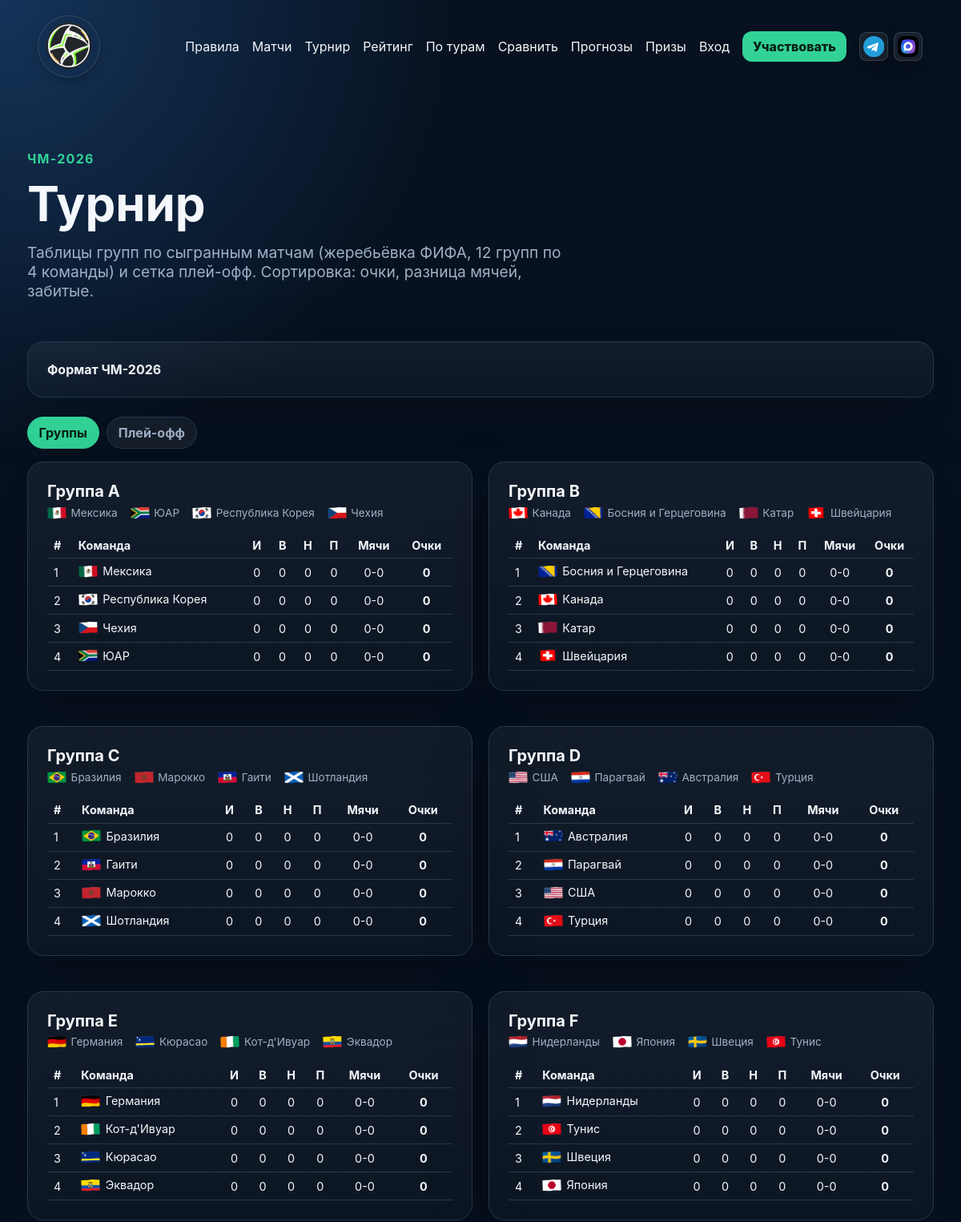
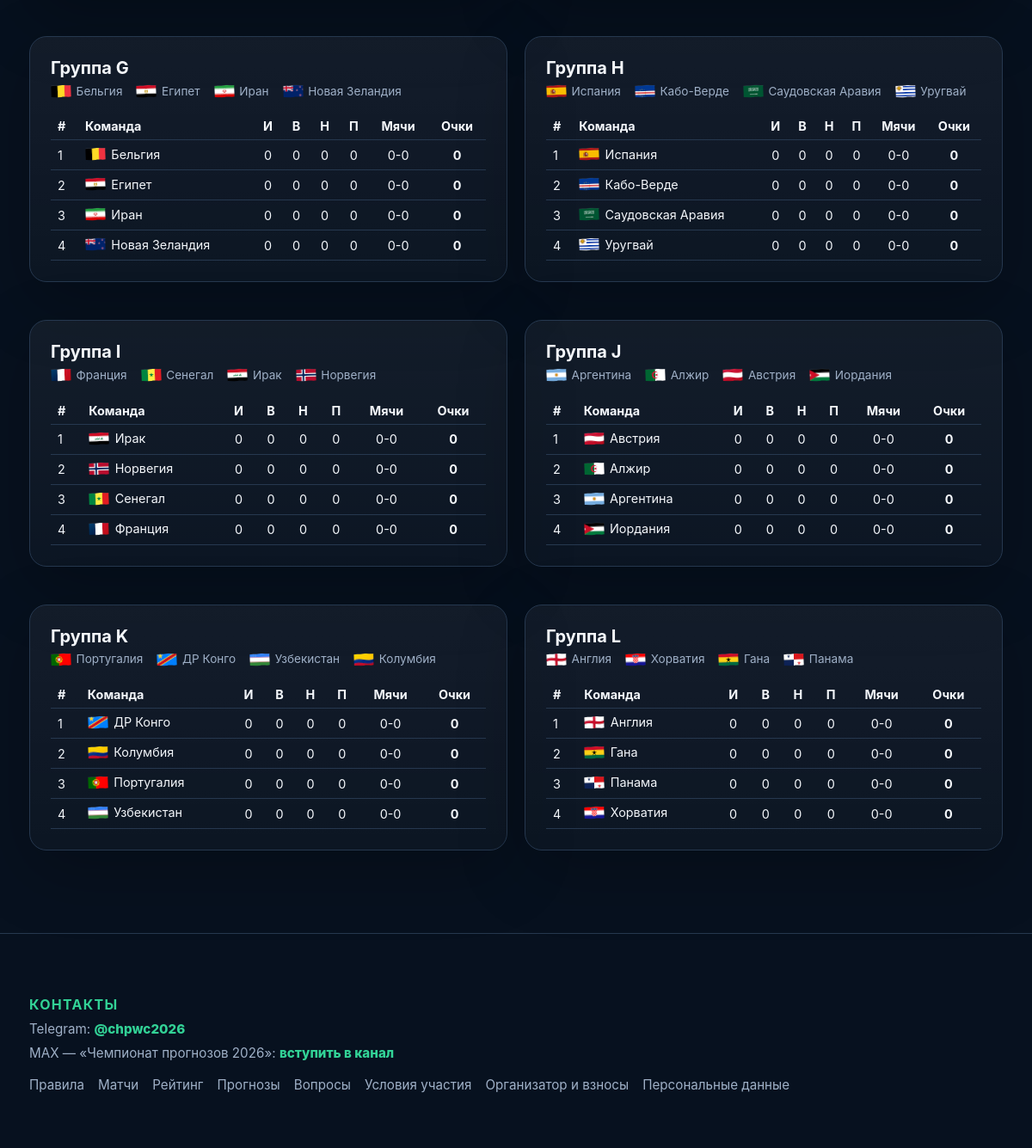
The app's page /tournament with its own data (2 pictures, top to bottom).
### tables this page shows
CREATE TABLE teams (
    id INT UNSIGNED AUTO_INCREMENT PRIMARY KEY,
    name VARCHAR(120) NOT NULL UNIQUE,
    code VARCHAR(12) NULL UNIQUE,
    group_name CHAR(1) NULL COMMENT 'Устарело: группы задаются в app/worldcup2026_groups.php',
    fifa_rank SMALLINT UNSIGNED NULL,
    brief_note VARCHAR(600) NULL,
    form_last5 VARCHAR(40) NULL,
    api_team_id INT UNSIGNED NULL,
    created_at DATETIME NOT NULL,
    updated_at DATETIME NOT NULL,
    UNIQUE KEY teams_api_team_id_unique (api_team_id)
);

### app/bootstrap.php (called while the page is built, shortened)
<?php
$config = require dirname(__DIR__) . '/config/config.php';
date_default_timezone_set($config['app']['timezone']);
function config(?string $key = null, $default = null)
{
    global $config;
    $value = $config;
    foreach (explode('.', $key) as $part) {
        if (!is_array($value) || !array_key_exists($part, $value)) {
            return $default;
        }
        $value = $value[$part];
    }
    return $value;
}
function db(): PDO
{
    static $pdo = null;
    if ($pdo instanceof PDO) {
        return $pdo;
    }
    $db = config('db');
    $dsn = sprintf(
        'mysql:host=%s;dbname=%s;charset=%s',
        $db['host'],
        $db['database'],
        $db['charset']
    );
    $pdo = new PDO($dsn, $db['username'], $db['password'], [
        PDO::ATTR_ERRMODE => PDO::ERRMODE_EXCEPTION,
        PDO::ATTR_DEFAULT_FETCH_MODE => PDO::FETCH_ASSOC,
        PDO::ATTR_EMULATE_PREPARES => false,
    ]);
    return $pdo;
}
function h(?string $value): string
{
    return htmlspecialchars((string) $value, ENT_QUOTES | ENT_SUBSTITUTE, 'UTF-8');
}
function view(string $template, array $data = []): void
{
    require dirname(__DIR__) . '/views/partials/layout.php';
}
require __DIR__ . '/domain.php';

### app/domain.php (called while the page is built, shortened)
<?php
require_once __DIR__ . '/worldcup2026_groups.php';
function group_stage_like_pattern(): string
{
    return 'Групповой этап%';
}
function get_group_standings(): array
{
    $stmt = db()->prepare(
        "SELECT
            t.id,
            t.name,
            t.code,
            COALESCE(COUNT(m.id), 0) AS played,
            COALESCE(SUM(CASE
                WHEN m.home_team_id = t.id AND m.home_score > m.away_score THEN 1
                WHEN m.away_team_id = t.id AND m.away_score > m.home_score THEN 1
                ELSE 0 END), 0) AS won,
            COALESCE(SUM(CASE WHEN m.home_score = m.away_score AND m.home_score IS NOT NULL THEN 1 ELSE 0 END), 0) AS drawn,
            COALESCE(SUM(CASE
                WHEN m.home_team_id = t.id AND m.home_score < m.away_score THEN 1
                WHEN m.away_team_id = t.id AND m.away_score < m.home_score THEN 1
                ELSE 0 END), 0) AS lost,
            COALESCE(SUM(CASE WHEN m.home_team_id = t.id THEN m.home_score WHEN m.away_team_id = t.id THEN m.away_score END), 0) AS goals_for,
            COALESCE(SUM(CASE WHEN m.home_team_id = t.id THEN m.away_score WHEN m.away_team_id = t.id THEN m.home_score END), 0) AS goals_against
         FROM teams t
         LEFT JOIN matches m
            ON (m.home_team_id = t.id OR m.away_team_id = t.id)
            AND m.status = 'finished'
            AND m.home_team_id IS NOT NULL
            AND m.away_team_id IS NOT NULL
            AND m.stage LIKE ?
         GROUP BY t.id, t.name, t.code"
    );
    $stmt->execute([group_stage_like_pattern()]);
    $rows = $stmt->fetchAll();
    $statsByCode = [];
    foreach ($rows as $row) {
        $code = $row['code'] !== null && (string) $row['code'] !== '' ? strtoupper((string) $row['code']) : null;
        $resolved = worldcup2026_team_code($code, (string) $row['name']);
        $gf = (int) $row['goals_for'];
        $ga = (int) $row['goals_against'];
        $won = (int) $row['won'];
        $drawn = (int) $row['drawn'];
        $lost = (int) $row['lost'];
        $played = (int) $row['played'];
        $statsByCode[$resolved] = [
            'id' => (int) $row['id'],
            'name' => (string) $row['name'],
            'played' => $played,
            'won' => $won,
            'drawn' => $drawn,
            'lost' => $lost,
            'goals_for' => $gf,
            'goals_against' => $ga,
            'goal_diff' => $gf - $ga,
            'points' => $won * 3 + $drawn,
        ];
    }
    $byGroup = [];
    foreach (WORLD_CUP_2026_TEAMS as $teamCode => $meta) {
        $stat = $statsByCode[$teamCode] ?? null;
        $byGroup[$meta['group']][] = [
            'id' => $stat['id'] ?? 0,
            'name' => $stat['name'] ?? $meta['name_ru'],
            'code' => $teamCode,
            'group' => $meta['group'],
            'played' => $stat['played'] ?? 0,
            'won' => $stat['won'] ?? 0,
            'drawn' => $stat['drawn'] ?? 0,
            'lost' => $stat['lost'] ?? 0,
            'goals_for' => $stat['goals_for'] ?? 0,
            'goals_against' => $stat['goals_against'] ?? 0,
            'goal_diff' => $stat['goal_diff'] ?? 0,
            'points' => $stat['points'] ?? 0,
        ];
    }
    $cmp = static function (array $a, array $b): int {
        if ($a['points'] !== $b['points']) {
            return $b['points'] <=> $a['points'];
        }
        if ($a['goal_diff'] !== $b['goal_diff']) {
            return $b['goal_diff'] <=> $a['goal_diff'];
        }
        if ($a['goals_for'] !== $b['goals_for']) {
            return $b['goals_for'] <=> $a['goals_for'];
        }
        return strcasecmp($a['name'], $b['name']);
    };
    foreach ($byGroup as $g => $list) {
        usort($byGroup[$g], $cmp);
        $rank = 1;
        foreach ($byGroup[$g] as $i => $_) {
            $byGroup[$g][$i]['rank'] = $rank;
            $rank++;
        }
    }
    ksort($byGroup);
    return $byGroup;
}

### views/tournament.php (the view, shortened to what this page needs)
<section class="page-heading">
    <div>
        <p class="eyebrow">ЧМ-2026</p>
        <h1>Турнир</h1>
        <p class="lead">Таблицы групп по сыгранным матчам (жеребьёвка ФИФА, 12 групп по 4 команды) и сетка плей-офф. Сортировка: очки, разница мячей, забитые.</p>
    </div>
</section>
<section class="card tournament-facts">
    <details>
        <summary class="tournament-facts-summary">Формат ЧМ-2026</summary>
    </details>
</section>
<div class="filter-tabs tournament-tabs">
    <a
        class="filter-tab <?= $tournamentTab === 'groups' ? 'active' : '' ?>"
        href="/tournament?tab=groups"
    >Группы</a>
    <a
        class="filter-tab <?= $tournamentTab === 'playoff' ? 'active' : '' ?>"
        href="/tournament?tab=playoff"
    >Плей-офф</a>
</div>
<?php if ($tournamentTab === 'groups'): ?>
    <?php if (!$groupStandings): ?>
        <section class="card">
            <p class="muted">Здесь появятся группы, в которых есть команды из справочника ЧМ-2026. Добавьте сборные с кодом ФИФА или названием как в турнире — статистика (И, В, Н, П, очки) заполнится после того, как в админке будут завершены матчи с этапом «Групповой этап…».</p>
        </section>
    <?php else: ?>
        <div class="tournament-groups-grid">
            <?php foreach ($groupStandings as $letter => $rows): ?>
                <section class="card tournament-group-card">
                    <h2 class="tournament-group-title">Группа <?= h($letter) ?></h2>
                    <?php if (!empty(WORLD_CUP_2026_GROUP_LABEL_RU[$letter])): ?>
                        <p class="muted tournament-group-caption tournament-group-caption--flags">
                            <?php foreach (worldcup2026_codes_in_group($letter) as $teamCode): ?>
                                <?php $teamMeta = WORLD_CUP_2026_TEAMS[$teamCode]; ?>
                                <span class="tournament-group-caption-team">
                                    <img class="team-flag" src="/assets/flags/<?= h($teamCode) ?>.svg" alt="" width="24" height="16" loading="lazy" decoding="async">
                                    <span><?= h($teamMeta['name_ru']) ?></span>
                                </span>
                            <?php endforeach; ?>
                        </p>
                    <?php endif; ?>
                    <div class="table-scroll">
                        <table class="tournament-standings-table">
                            <thead>
                                <tr>
                                    <th>#</th>
                                    <th>Команда</th>
                                    <th>И</th>
                                    <th>В</th>
                                    <th>Н</th>
                                    <th>П</th>
                                    <th>Мячи</th>
                                    <th>Очки</th>
                                </tr>
                            </thead>
                            <tbody>
                                <?php foreach ($rows as $row): ?>
                                    <tr>
                                        <td><?= (int) $row['rank'] ?></td>
                                        <td>
                                            <span class="tournament-team-cell">
                                                <?php render_team_with_flag((string) ($row['code'] ?? ''), (string) $row['name'], 'team-with-flag tournament-team-cell__name'); ?>
                                            </span>
                                        </td>
                                        <td><?= (int) $row['played'] ?></td>
                                        <td><?= (int) $row['won'] ?></td>
                                        <td><?= (int) $row['drawn'] ?></td>
                                        <td><?= (int) $row['lost'] ?></td>
                                        <td><?= (int) $row['goals_for'] ?>-<?= (int) $row['goals_against'] ?></td>
                                        <td><strong><?= (int) $row['points'] ?></strong></td>
                                    </tr>
                                <?php endforeach; ?>
                            </tbody>
                        </table>
                    </div>
                </section>
            <?php endforeach; ?>
        </div>
    <?php endif; ?>
<?php endif; ?>

### app/worldcup2026_groups.php (shortened to what this page needs)
<?php
function worldcup2026_team_code(?string $code, string $name = ''): ?string
{
    if ($code !== null && $code !== '') {
        $u = strtoupper(trim($code));
        if (isset(WORLD_CUP_2026_TEAMS[$u])) {
            return $u;
        }
    }
    return null;
}
function worldcup2026_flag_path(?string $code, string $name = ''): ?string
{
    $resolved = worldcup2026_team_code($code, $name);
    return '/assets/flags/' . $resolved . '.svg';
}
function worldcup2026_codes_in_group(string $letter): array
{
    $letter = strtoupper(trim($letter));
    $codes = [];
    foreach (WORLD_CUP_2026_TEAMS as $code => $meta) {
        if ($meta['group'] === $letter) {
            $codes[] = $code;
        }
    }
    return $codes;
}
function render_team_with_flag(?string $code, string $name, string $wrapperClass = 'team-with-flag'): void
{
    $resolved = worldcup2026_team_code($code, $name);
    $flagPath = $resolved !== null ? worldcup2026_flag_path($resolved, '') : null;
    echo '<span class="' . h($wrapperClass) . '">';
    if ($flagPath !== null) {
        echo '<img class="team-flag" src="' . h($flagPath) . '" alt="" width="24" height="16" loading="lazy" decoding="async">';
    }
    echo '<span class="team-with-flag__name">' . h($name) . '</span>';
    echo '</span>';
}

### records on screen
teams: rank "1", shows a picture, name "Мексика", played "0", won "0", drawn "0", lost "0", goals_for "0", goals_against "0", points "0"
teams: id "2", shows a picture, name "Республика Корея", played "0", won "0", drawn "0", lost "0", goals_for "0", goals_against "0", points "0", rank "1", name "Бразилия", name "Гаити", name "Парагвай", name "Кот-д'Ивуар", name "Тунис", name "Египет", name "Кабо-Верде", name "Норвегия", name "Алжир", name "Колумбия", name "Гана"
teams: id "3", shows a picture, name "Чехия", played "0", won "0", drawn "0", lost "0", goals_for "0", goals_against "0", points "0", name "Катар", name "Марокко", name "Кюрасао", name "Швеция", name "Иран", name "Саудовская Аравия", name "Сенегал", rank "4", name "Франция", name "Панама"
teams: id "4", shows a picture, name "ЮАР", played "0", won "0", drawn "0", lost "0", goals_for "0", goals_against "0", points "0", name "Швейцария", name "Шотландия", name "Турция", rank "1", name "Германия", name "Эквадор", name "Новая Зеландия", name "Уругвай", name "Иордания", name "Узбекистан", name "Хорватия"
teams: id "1", shows a picture, name "Босния и Герцеговина", played "0", won "0", drawn "0", lost "0", goals_for "0", goals_against "0", points "0", name "Австралия", name "Бельгия", name "Ирак", name "Австрия", rank "3", name "Аргентина", name "ДР Конго"
teams: rank "2", shows a picture, name "Канада", played "0", won "0", drawn "0", lost "0", goals_for "0", goals_against "0", points "0"
teams: rank "3", shows a picture, name "США", played "0", won "0", drawn "0", lost "0", goals_for "0", goals_against "0", points "0"
teams: rank "1", shows a picture, name "Нидерланды", played "0", won "0", drawn "0", lost "0", goals_for "0", goals_against "0", points "0"
teams: rank "4", shows a picture, name "Япония", played "0", won "0", drawn "0", lost "0", goals_for "0", goals_against "0", points "0"
teams: rank "1", shows a picture, name "Испания", played "0", won "0", drawn "0", lost "0", goals_for "0", goals_against "0", points "0"
teams: rank "3", shows a picture, name "Португалия", played "0", won "0", drawn "0", lost "0", goals_for "0", goals_against "0", points "0"
teams: rank "1", shows a picture, name "Англия", played "0", won "0", drawn "0", lost "0", goals_for "0", goals_against "0", points "0"

### other values on screen
$letter "A"
$teamMeta['name_ru'] "Мексика"
$teamMeta['name_ru'] "ЮАР"
$teamMeta['name_ru'] "Республика Корея"
$teamMeta['name_ru'] "Чехия"
$letter "B"
$teamMeta['name_ru'] "Канада"
$teamMeta['name_ru'] "Босния и Герцеговина"
$teamMeta['name_ru'] "Катар"
$teamMeta['name_ru'] "Швейцария"
$letter "C"
$teamMeta['name_ru'] "Бразилия"
$teamMeta['name_ru'] "Марокко"
$teamMeta['name_ru'] "Гаити"
$teamMeta['name_ru'] "Шотландия"
